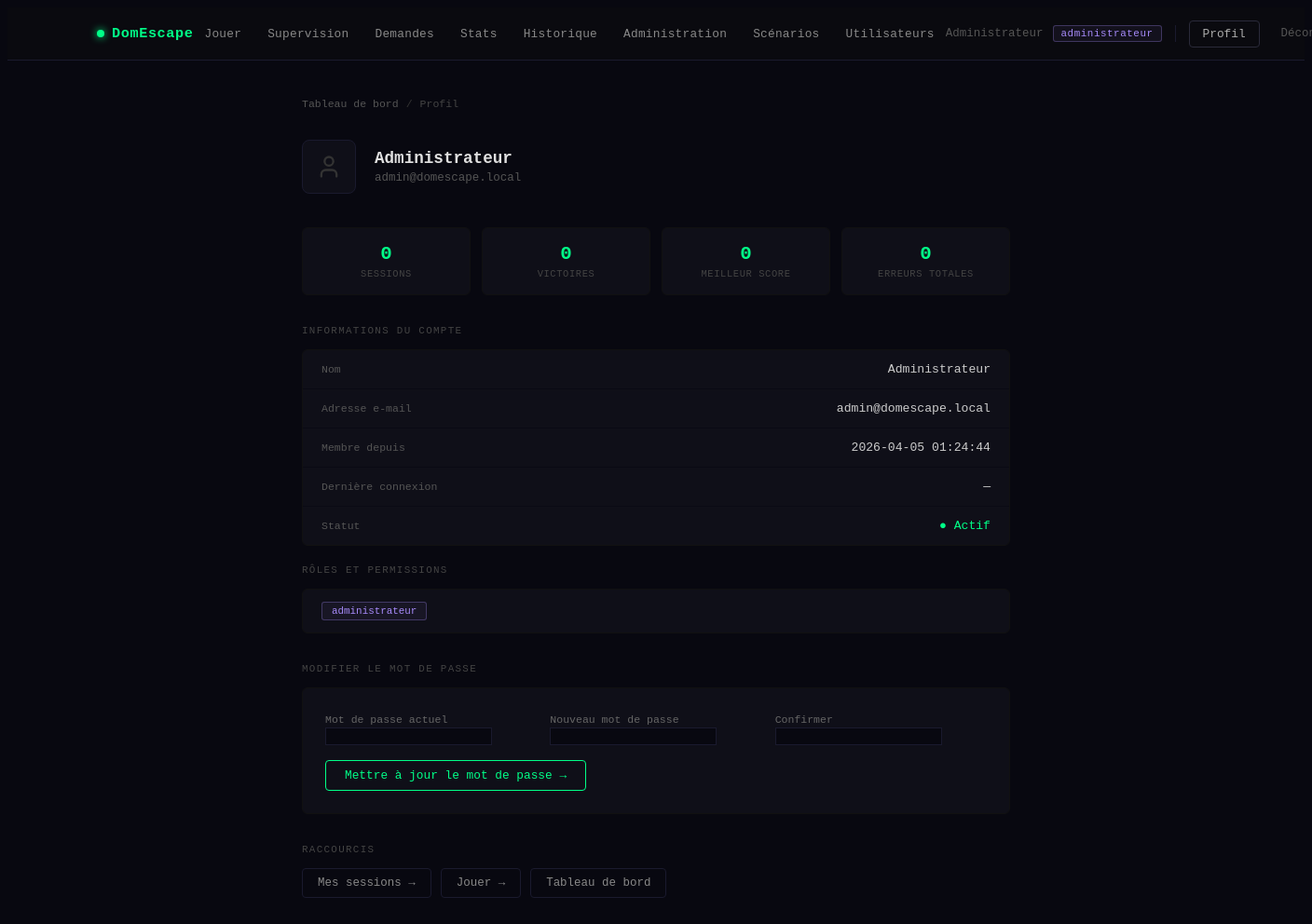
The page /public/profil.php (signed in) on the database its author committed.
### tables this page shows
CREATE TABLE utilisateur (
    id                 INT UNSIGNED AUTO_INCREMENT PRIMARY KEY,
    nom                VARCHAR(100) NOT NULL,
    email              VARCHAR(255) NOT NULL UNIQUE,
    mot_de_passe       VARCHAR(255) NOT NULL,    
    actif              TINYINT(1)   NOT NULL DEFAULT 1,
    cree_le            DATETIME     NOT NULL DEFAULT CURRENT_TIMESTAMP,
    derniere_connexion DATETIME     NULL
);

### core/Auth.php (called while the page is built, shortened)
<?php
require_once __DIR__ . '/../config/database.php';
require_once __DIR__ . '/UserRepository.php';
class Auth
{
    public static function check(): bool
    {
        return isset($_SESSION['user_id']);
    }
    public static function user(): ?array
    {
        return [
            'id'    => $_SESSION['user_id'],
            'nom'   => $_SESSION['user_nom'],
            'email' => $_SESSION['user_email'],
        ];
    }
    public static function roles(): array
    {
        return $_SESSION['user_roles'] ?? [];
    }
    public static function buildHierarchy(array $assignedRoles): array
    {
        $all = $assignedRoles;
        foreach ($assignedRoles as $role) {
            if (isset(ROLE_HIERARCHY[$role])) {
                foreach (ROLE_HIERARCHY[$role] as $inherited) {
                    if (!in_array($inherited, $all, true)) {
                        $all[] = $inherited;
                    }
                }
            }
        }
        return $all;
    }
}

### core/UserRepository.php (called while the page is built, shortened)
<?php
require_once __DIR__ . '/../config/database.php';
class UserRepository
{
    private PDO $db;
    public function __construct()
    {
        $this->db = getDB();
    }
    public function findById(int $id): ?array
    {
        $stmt = $this->db->prepare(
            'SELECT id, nom, email, mot_de_passe, actif, cree_le, derniere_connexion FROM utilisateur WHERE id = ? LIMIT 1'
        );
        $stmt->execute([$id]);
        $row = $stmt->fetch();
        return $row ?: null;
    }
    public function getRoles(int $userId): array
    {
        $stmt = $this->db->prepare(
            'SELECT r.nom FROM role r
             JOIN utilisateur_role ur ON ur.id_role = r.id
             WHERE ur.id_utilisateur = ?'
        );
        $stmt->execute([$userId]);
        return $stmt->fetchAll(PDO::FETCH_COLUMN);
    }
}

### config/database.php (called while the page is built, shortened)
<?php
function getDB(): PDO
{
    static $pdo = null;
    if ($pdo === null) {
        try {
            $dsn = sprintf(
                'mysql:host=%s;dbname=%s;charset=%s',
                DB_HOST, DB_NAME, DB_CHARSET
            );
            $pdo = new PDO($dsn, DB_USER, DB_PASS, [
                PDO::ATTR_ERRMODE            => PDO::ERRMODE_EXCEPTION,
                PDO::ATTR_DEFAULT_FETCH_MODE => PDO::FETCH_ASSOC,
                PDO::ATTR_EMULATE_PREPARES   => false,
            ]);
        } catch (PDOException $e) {
            _renderDbError();
        }
    }
    return $pdo;
}

### public/profil.php (the view, shortened to what this page needs)
<?php
require_once __DIR__ . '/../core/UserRepository.php';
require_once __DIR__ . '/../config/database.php';
$user     = Auth::user();
$repo     = new UserRepository();
$userInfo = $repo->findById($user['id']);
$roles    = $repo->getRoles($user['id']);
$pdo      = getDB();
$stats = $pdo->prepare("
    SELECT
        COUNT(*)                               AS total,
        SUM(statut_session = 'gagnee')         AS victoires,
        MAX(score)                             AS meilleur_score,
        COALESCE(SUM(nb_erreurs), 0)           AS total_erreurs,
        COALESCE(MIN(duree_secondes), 0)       AS meilleur_temps
    FROM session se
    JOIN equipe e ON se.id_equipe = e.id_equipe
    WHERE e.id_utilisateur = ?
");
$stats->execute([$user['id']]);
$st = $stats->fetch();
?>
<!DOCTYPE html>
<html lang="fr">
<head>
</head>
<body>
<?php require_once __DIR__ . '/../partials/nav.php'; ?>
<div class="page-wrap">
  <div class="breadcrumb-row">
    <a href="/domescape/public/tableau-de-bord.php">Tableau de bord</a>
    <span class="breadcrumb-sep">/</span>
    <span>Profil</span>
  </div>
  <div class="profile-head">
    <div class="profile-avatar"><i data-lucide="user" style="width:28px;height:28px;"></i></div>
    <div class="profile-head-info">
      <div class="profile-head-name"><?= htmlspecialchars($userInfo['nom'], ENT_QUOTES, 'UTF-8') ?></div>
      <div class="profile-head-email"><?= htmlspecialchars($userInfo['email'], ENT_QUOTES, 'UTF-8') ?></div>
    </div>
  </div>
  <div class="stats-row">
    <div class="stat-box">
      <div class="stat-value"><?= (int)$st['total'] ?></div>
      <div class="stat-label">Sessions</div>
    </div>
    <div class="stat-box">
      <div class="stat-value"><?= (int)$st['victoires'] ?></div>
      <div class="stat-label">Victoires</div>
    </div>
    <div class="stat-box">
      <div class="stat-value"><?= $st['meilleur_score'] ?? 0 ?></div>
      <div class="stat-label">Meilleur score</div>
    </div>
    <div class="stat-box">
      <div class="stat-value"><?= (int)$st['total_erreurs'] ?></div>
      <div class="stat-label">Erreurs totales</div>
    </div>
  </div>
  <div class="section-label">Informations du compte</div>
  <div class="info-card">
    <div class="info-row">
      <span class="info-label">Nom</span>
      <span class="info-value"><?= htmlspecialchars($userInfo['nom'], ENT_QUOTES, 'UTF-8') ?></span>
    </div>
    <div class="info-row">
      <span class="info-label">Adresse e-mail</span>
      <span class="info-value"><?= htmlspecialchars($userInfo['email'], ENT_QUOTES, 'UTF-8') ?></span>
    </div>
    <div class="info-row">
      <span class="info-label">Membre depuis</span>
      <span class="info-value"><?= htmlspecialchars($userInfo['cree_le'], ENT_QUOTES, 'UTF-8') ?></span>
    </div>
    <div class="info-row">
      <span class="info-label">Dernière connexion</span>
      <span class="info-value">
        <?= $userInfo['derniere_connexion']
            ? htmlspecialchars($userInfo['derniere_connexion'], ENT_QUOTES, 'UTF-8')
            : '—' ?>
      </span>
    </div>
    <div class="info-row">
      <span class="info-label">Statut</span>
      <span class="info-value" style="color:<?= $userInfo['actif'] ? '#00ff88' : '#ff4444' ?>">
        <?= $userInfo['actif'] ? '● Actif' : '● Désactivé' ?>
      </span>
    </div>
  </div>
  <div class="section-label">Rôles et permissions</div>
  <div class="info-card">
    <div class="info-row" style="flex-wrap:wrap; gap:8px;">
      <?php if (empty($roles)): ?>
        <span style="color:#444;font-size:.78rem;">Aucun rôle assigné.</span>
      <?php else: ?>
        <?php foreach ($roles as $r): ?>
          <span class="badge-role badge-<?= htmlspecialchars($r, ENT_QUOTES, 'UTF-8') ?>">
            <?= htmlspecialchars($r, ENT_QUOTES, 'UTF-8') ?>
          </span>
        <?php endforeach; ?>
      <?php endif; ?>
    </div>
  </div>
  <div class="section-label" style="margin-top:32px;">Modifier le mot de passe</div>
  <div class="pw-card">
    <form method="post" action="">
      <div style="display:grid; grid-template-columns:repeat(3,1fr); gap:14px; margin-bottom:16px;">
        <div>
          <label class="form-label" for="current_password">Mot de passe actuel</label>
          <input type="password" id="current_password" name="current_password" class="form-control" required>
        </div>
        <div>
          <label class="form-label" for="new_password">Nouveau mot de passe</label>
          <input type="password" id="new_password" name="new_password" class="form-control" required>
        </div>
        <div>
          <label class="form-label" for="confirm_password">Confirmer</label>
          <input type="password" id="confirm_password" name="confirm_password" class="form-control" required>
        </div>
      </div>
      <button type="submit" class="btn-save">Mettre à jour le mot de passe →</button>
    </form>
  </div>
  <div class="section-label" style="margin-top:32px;">Raccourcis</div>
  <div class="quick-links">
    <a href="/domescape/public/mes-sessions.php" class="quick-link">Mes sessions →</a>
    <a href="/domescape/public/index.php" class="quick-link">Jouer →</a>
    <a href="/domescape/public/tableau-de-bord.php" class="quick-link">Tableau de bord</a>
  </div>
</div>
</body>
</html>

### partials/nav.php (shortened to what this page needs)
<?php
$_nav_user    = Auth::user();
$_nav_roles   = Auth::buildHierarchy(Auth::roles());
$_nav_isAdmin = in_array(ROLE_ADMINISTRATEUR, $_nav_roles, true);
$_nav_isSuperv= in_array(ROLE_SUPERVISEUR,    $_nav_roles, true);
$_nav_uri     = $_SERVER['REQUEST_URI'] ?? '';
function nav_active(string $path): string {
    global $_nav_uri;
    return (strpos($_nav_uri, $path) !== false) ? 'nav-active' : '';
}
?>
<nav class="dn-nav">
  <div class="dn-nav-inner">
    <a href="/domescape/public/<?= $_nav_user ? 'tableau-de-bord.php' : 'connexion.php' ?>" class="dn-brand">
      <span class="dn-brand-dot"></span>DomEscape
    </a>
    <div class="dn-links">
      <?php if ($_nav_user): ?>
        <a href="/domescape/public/index.php"
           class="<?= nav_active('index.php') ?>">Jouer</a>
        <?php if ($_nav_isSuperv): ?>
          <a href="/domescape/public/gamemaster.php"
             class="<?= nav_active('gamemaster.php') ?>">Supervision</a>
          <a href="/domescape/public/demandes.php"
             class="<?= nav_active('demandes.php') ?>">Demandes</a>
          <a href="/domescape/public/stats.php"
             class="<?= nav_active('stats.php') ?>">Stats</a>
          <a href="/domescape/public/historique.php"
             class="<?= nav_active('historique.php') ?>">Historique</a>
        <?php endif; ?>
        <?php if ($_nav_isAdmin): ?>
          <a href="/domescape/admin/dashboard.php"
             class="<?= nav_active('admin/dashboard') ?>">Administration</a>
          <a href="/domescape/admin/scenarios.php"
             class="<?= nav_active('scenarios') ?>">Scénarios</a>
          <a href="/domescape/admin/utilisateurs.php"
             class="<?= nav_active('utilisateurs') ?>">Utilisateurs</a>
        <?php endif; ?>
      <?php endif; ?>
    </div>
    <div class="dn-right">
      <?php if ($_nav_user): ?>
        <span class="dn-username"><?= htmlspecialchars($_nav_user['nom'], ENT_QUOTES, 'UTF-8') ?></span>
        <?php
        $primaryRole = Auth::roles()[0] ?? null;
        if ($primaryRole): ?>
          <span class="dn-role dn-role-<?= htmlspecialchars($primaryRole, ENT_QUOTES, 'UTF-8') ?>">
            <?= htmlspecialchars($primaryRole, ENT_QUOTES, 'UTF-8') ?>
          </span>
        <?php endif; ?>
        <a href="/domescape/public/profil.php"
           class="dn-btn-login <?= nav_active('profil.php') ?>">Profil</a>
        <a href="/domescape/public/deconnexion.php" class="dn-btn-logout">Déconnexion</a>
      <?php else: ?>
        <a href="/domescape/public/connexion.php" class="dn-btn-login">Connexion</a>
        <a href="/domescape/public/inscription.php" class="dn-btn-register">Créer un compte →</a>
      <?php endif; ?>
    </div>
  </div>
</nav>

### public/profil.php (style rules this page uses)
body { background: #080810; color: #e0e0e0; font-family: 'Courier New', monospace; min-height: 100vh; }
a { color: #00ff88; }
.page-wrap { max-width: 760px; margin: 0 auto; padding: 40px 24px 80px; }
.breadcrumb-row { display: flex; align-items: center; gap: 8px; font-size: .72rem; color: #444; margin-bottom: 32px; }
.breadcrumb-row a { color: #555; text-decoration: none; }
.breadcrumb-sep { color: #333; }
.profile-head { display: flex; align-items: center; gap: 20px; margin-bottom: 36px; }
.profile-avatar { width: 56px; height: 56px; background: #0f0f18; border: 1px solid #1a1a2e; border-radius: 8px; display: flex; align-items: center; justify-content: center; font-size: 1.4rem; color: #333; flex-shrink: 0; }
.profile-head-name { font-size: 1.1rem; font-weight: 700; color: #e0e0e0; margin-bottom: 4px; }
.profile-head-email { font-size: .78rem; color: #555; }
.stats-row { display: grid; grid-template-columns: repeat(4, 1fr); gap: 12px; margin-bottom: 32px; }
.stat-box { background: #0f0f18; border: 1px solid #111; border-radius: 6px; padding: 16px; text-align: center; }
.stat-value { font-size: 1.3rem; font-weight: 700; color: #00ff88; margin-bottom: 4px; }
.stat-label { font-size: .65rem; color: #444; letter-spacing: .06em; text-transform: uppercase; }
.section-label { font-size: .68rem; letter-spacing: .12em; color: #444; text-transform: uppercase; margin-bottom: 14px; }
.info-card { background: #0f0f18; border: 1px solid #111; border-radius: 6px; margin-bottom: 20px; }
.info-row { display: flex; justify-content: space-between; align-items: center; padding: 13px 20px; border-bottom: 1px solid #0a0a14; }
.info-row:last-child { border-bottom: none; }
.info-label { font-size: .72rem; color: #555; }
.info-value { font-size: .82rem; color: #ccc; }
.badge-role { display: inline-block; padding: 3px 10px; border-radius: 3px; font-size: .68rem; border: 1px solid; margin-right: 6px; }
.badge-administrateur { color: #a78bfa; border-color: rgba(167,139,250,.3); background: rgba(167,139,250,.06); }
.pw-card { background: #0f0f18; border: 1px solid #111; border-radius: 6px; padding: 24px; margin-bottom: 20px; }
.form-label { font-size: .72rem; color: #666; margin-bottom: 5px; }
.form-control { background: #080810; border: 1px solid #1a1a2e; color: #e0e0e0; font-family: 'Courier New', monospace; font-size: .85rem; }
.btn-save { background: transparent; border: 1px solid #00ff88; color: #00ff88; font-family: 'Courier New', monospace; font-size: .8rem; padding: 8px 20px; border-radius: 4px; transition: background .15s, color .15s; }
.quick-links { display: flex; gap: 10px; flex-wrap: wrap; }
.quick-link { padding: 8px 16px; border: 1px solid #1a1a2e; border-radius: 4px; font-size: .78rem; color: #888; text-decoration: none; transition: border-color .15s, color .15s; }

### partials/nav.php (style rules this page uses)
.dn-nav { background: #0a0a0f; border-bottom: 1px solid #1a1a2e; height: 56px; display: flex; align-items: center; padding: 0 24px; position: sticky; top: 0; z-index: 1000; font-family: 'Courier New', monospace; }
.dn-nav-inner { display: flex; align-items: center; justify-content: space-between; width: 100%; max-width: 1200px; margin: 0 auto; }
.dn-brand { color: #00ff88; font-weight: 700; font-size: .95rem; text-decoration: none; letter-spacing: .04em; display: flex; align-items: center; gap: 8px; flex-shrink: 0; }
.dn-brand-dot { width: 8px; height: 8px; background: #00ff88; border-radius: 50%; box-shadow: 0 0 8px #00ff88; }
.dn-links { display: flex; align-items: center; gap: 4px; }
.dn-links a { color: #888; text-decoration: none; font-size: .8rem; padding: 6px 12px; border-radius: 4px; transition: color .15s, background .15s; letter-spacing: .02em; }
.dn-right { display: flex; align-items: center; gap: 10px; flex-shrink: 0; }
.dn-role { font-size: .68rem; padding: 2px 8px; border-radius: 3px; border: 1px solid; font-family: 'Courier New', monospace; letter-spacing: .05em; }
.dn-role-administrateur { color: #a78bfa; border-color: rgba(167,139,250,.3); background: rgba(167,139,250,.06); }
.dn-username { font-size: .78rem; color: #555; max-width: 120px; overflow: hidden; text-overflow: ellipsis; white-space: nowrap; }
.dn-btn-login { color: #aaa; text-decoration: none; font-size: .8rem; padding: 6px 14px; border: 1px solid #2a2a3a; border-radius: 4px; transition: border-color .15s, color .15s; }
.dn-btn-logout { color: #555; text-decoration: none; font-size: .78rem; padding: 6px 12px; border: 1px solid transparent; border-radius: 4px; transition: all .15s; }

### rows shown on the page
utilisateur: nom "Administrateur", email "admin@domescape.local", cree_le "2026-04-05 01:24:44"

### other values the page prints
$primaryRole "administrateur"
$st['total'] "0"
$st['victoires'] "0"
$st['meilleur_score'] "0"
$st['total_erreurs'] "0"
$r "administrateur"
